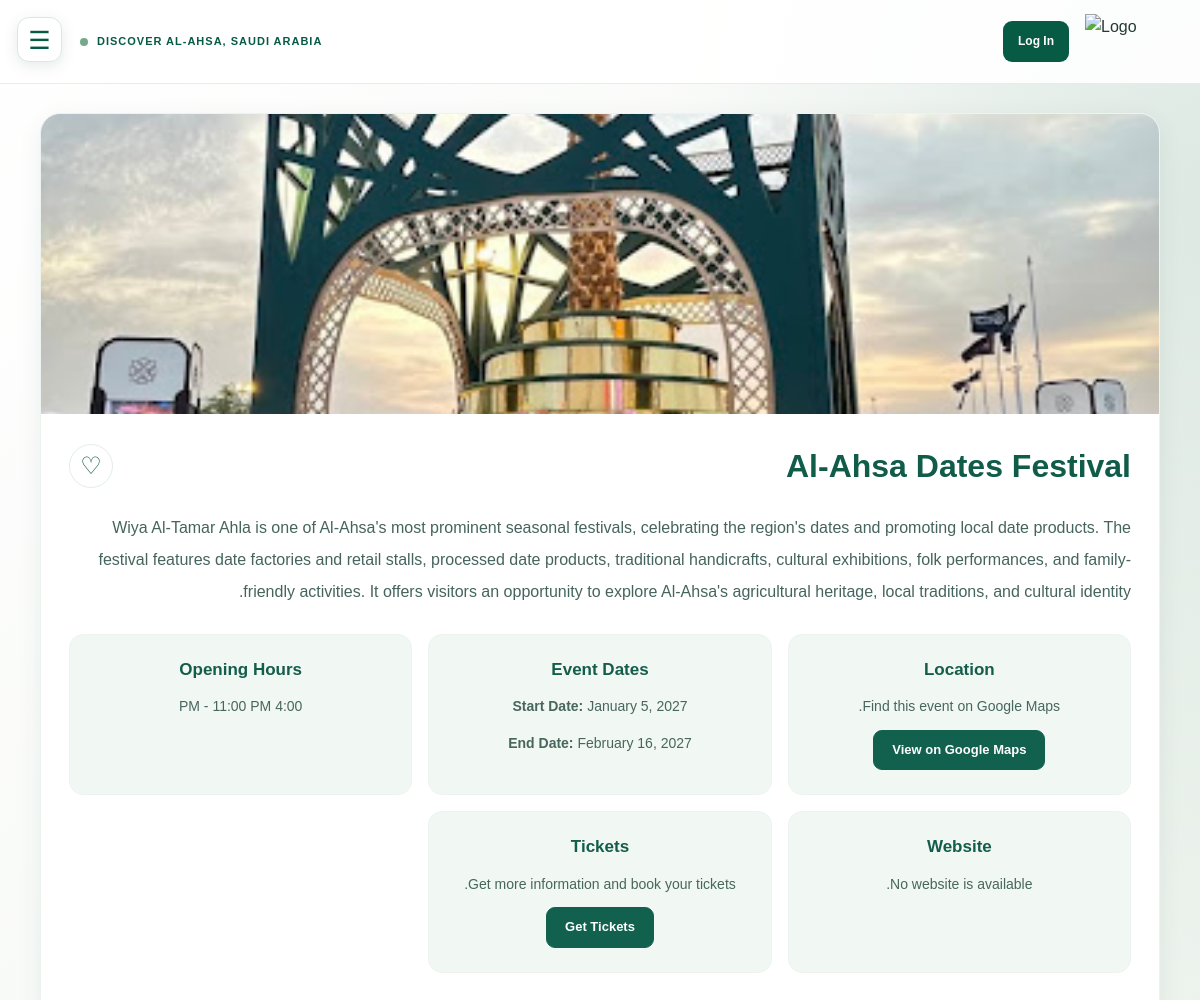
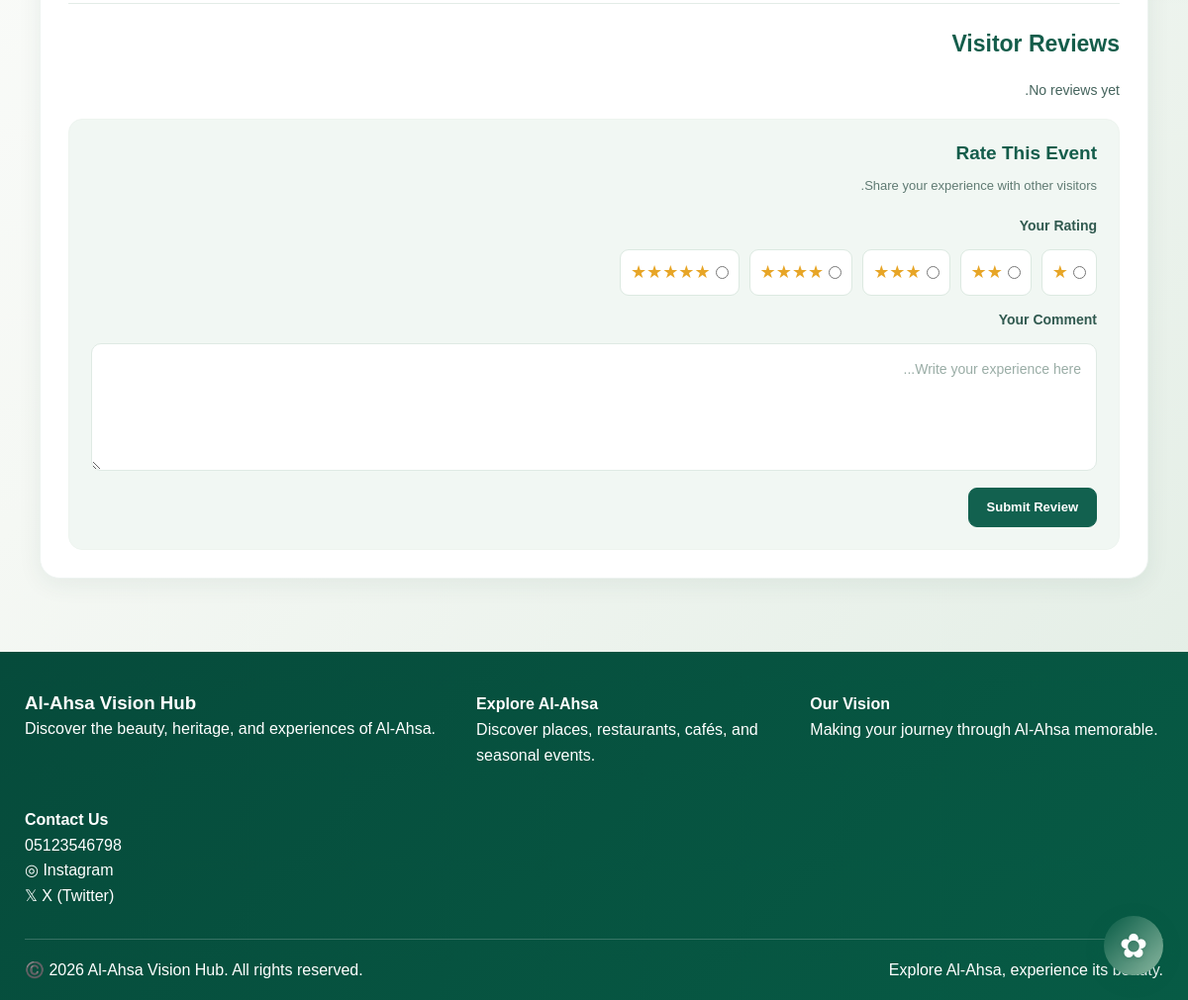
Page /season-details.php?id=79 on the committed database (2 pictures, top to bottom).
### tables this page shows
CREATE TABLE `seasonal_events` (
  `Place_ID` int(11) NOT NULL,
  `Start_Date` date NOT NULL,
  `End_Date` date NOT NULL,
  `Ticket_URL` varchar(250) DEFAULT NULL
);

CREATE TABLE `places` (
  `Place_ID` int(11) NOT NULL,
  `Name` varchar(250) NOT NULL,
  `Place_Type` varchar(30) NOT NULL,
  `Description` text DEFAULT NULL,
  `Location` varchar(250) DEFAULT NULL,
  `Image` varchar(250) DEFAULT NULL,
  `Opening_Hours` varchar(250) DEFAULT NULL,
  `Website` varchar(250) DEFAULT NULL,
  `Business_Owner_ID` int(11) DEFAULT NULL,
  `Business_Size` varchar(20) DEFAULT NULL,
  `Is_Published` tinyint(1) NOT NULL DEFAULT 0,
  `Short_Description` text DEFAULT NULL,
  `phone` varchar(20) DEFAULT NULL
);

### season-details.php (the view, shortened to what this page needs)
<?php
include 'db.php';
function e($value) {
    return htmlspecialchars((string)($value ?? ''), ENT_QUOTES, 'UTF-8');
}
function getPlaceValue($row, $names, $default = '') {
    foreach ($names as $name) {
        foreach ($row as $key => $value) {
            if (strcasecmp($key, $name) === 0) {
                return $value ?? $default;
            }
        }
    }
    return $default;
}
function formatEventDate($date) {
    $timestamp = strtotime($date);
    return $timestamp
        ? date('F j, Y', $timestamp)
        : 'Not available';
}
$placeId = filter_input(INPUT_GET, 'id', FILTER_VALIDATE_INT);
$place = null;
$reviews = [];
$averageRating = null;
$errorMessage = '';
$isFavorite = false;
if (!$placeId || $placeId < 1) {
    $errorMessage = 'Please select a valid event.';
} else {
    $stmt = $conn->prepare(
        "SELECT
            Places.*,
            seasonal_events.Start_Date,
            seasonal_events.End_Date,
            seasonal_events.Ticket_URL
         FROM Places
         INNER JOIN seasonal_events
            ON Places.Place_ID = seasonal_events.Place_ID
         WHERE Places.Place_ID = ?
         AND Places.Is_Published = 1"
    );
    if ($stmt) {
        $stmt->bind_param("i", $placeId);
        $stmt->execute();
        $result = $stmt->get_result();
        $place = $result->fetch_assoc();
    }
}
$name = $place
    ? getPlaceValue($place, ['Name', 'Place_Name'], 'Seasonal Event')
    : '';
$description = $place
    ? getPlaceValue(
        $place,
        ['Description', 'Full_Description'],
        getPlaceValue($place, ['Short_Description'])
    )
    : '';
$image = $place
    ? trim((string)getPlaceValue($place, ['Image', 'Image_Path']))
    : '';
$location = $place
    ? trim((string)getPlaceValue(
        $place,
        ['Location', 'Google_Maps_Link', 'Google_Maps_URL']
    ))
    : '';
$openingHours = $place
    ? getPlaceValue($place, ['Opening_Hours'])
    : '';
$website = $place
    ? trim((string)getPlaceValue($place, ['Website', 'Website_URL']))
    : '';
$startDate = $place
    ? getPlaceValue($place, ['Start_Date'])
    : '';
$endDate = $place
    ? getPlaceValue($place, ['End_Date'])
    : '';
$ticketURL = $place
    ? trim((string)getPlaceValue($place, ['Ticket_URL']))
    : '';
?>
<!DOCTYPE html>
<html lang="en" dir="ltr">
<head>
    <link rel="stylesheet" href="css/style.css">
</head>
<body>
    <button class="menu-button"
            onclick="toggleMenu()"
            aria-label="Open menu">
        ☰
    </button>
    <main class="home-main">
        <header class="home-topbar">
            <div class="home-location">
                <span class="location-dot"></span>
                DISCOVER AL-AHSA, SAUDI ARABIA
            </div>
            <div class="home-account-links">
                <?php if (isset($_SESSION['tourist_id'])): ?>
                    <a href="my-account.php"
                       class="home-signup"
                       id="account-button">
                        <?= htmlspecialchars($_SESSION['tourist_name'], ENT_QUOTES, 'UTF-8') ?>
                    </a>
                <?php else: ?>
                    <a href="role-selection.html"
                       class="home-signup"
                       id="account-button">
                        Log In
                    </a>
                <?php endif; ?>
                <a href="index.php" class="home-small-logo">
                    <img src="images/logo.png" alt="Logo">
                </a>
            </div>
        </header>
        <section class="home-section details-section">
            <?php if ($errorMessage !== ''): ?>
                <div class="details-container details-message">
                    <h2><?= e($errorMessage) ?></h2>
                </div>
            <?php else: ?>
                <article class="details-container">
                    <?php if ($image !== ''): ?>
                        <img
                            src="<?= e($image) ?>"
                            alt="<?= e($name) ?>"
                            class="details-image">
                    <?php endif; ?>
                    <div class="details-content">
                        <div class="details-title-row">
                            <h1 class="details-title">
                                <?= e($name) ?>
                            </h1>
                            <form method="post" class="favorite-form">
                                <button
                                    type="submit"
                                    class="favorite-button <?= $isFavorite ? 'is-favorite' : '' ?>"
                                    aria-label="<?= $isFavorite ? 'Remove from favorites' : 'Add to favorites' ?>"
                                    title="<?= $isFavorite ? 'Remove from favorites' : 'Add to favorites' ?>">
                                    <?= $isFavorite ? '♥️' : '♡' ?>
                                </button>
                            </form>
                        </div>
                        <div class="details-description">
                            <?= nl2br(e($description)) ?>
                        </div>
                        <div class="details-info">
                            <section class="details-info-card">
                                <h3>Location</h3>
                                <?php if ($location !== ''): ?>
                                    <p>Find this event on Google Maps.</p>
                                    <a
                                        href="<?= e($location) ?>"
                                        target="_blank"
                                        rel="noopener noreferrer"
                                        class="details-link">
                                        View on Google Maps
                                    </a>
                                <?php else: ?>
                                    <p>Location information is not available.</p>
                                <?php endif; ?>
                            </section>
                            <section class="details-info-card">
                                <h3>Event Dates</h3>
                                <p>
                                    <strong>Start Date:</strong>
                                    <?= e(formatEventDate($startDate)) ?>
                                </p>
                                <p>
                                    <strong>End Date:</strong>
                                    <?= e(formatEventDate($endDate)) ?>
                                </p>
                            </section>
                            <section class="details-info-card">
                                <h3>Opening Hours</h3>
                                <p>
                                    <?= $openingHours !== ''
                                        ? nl2br(e($openingHours))
                                        : 'Opening hours are not available.' ?>
                                </p>
                            </section>
                            <section class="details-info-card">
                                <h3>Website</h3>
                                <?php if ($website !== ''): ?>
                                    <a
                                        href="<?= e($website) ?>"
                                        target="_blank"
                                        rel="noopener noreferrer"
                                        class="details-link">
                                        Visit Website
                                    </a>
                                <?php else: ?>
                                    <p>No website is available.</p>
                                <?php endif; ?>
                            </section>
                            <section class="details-info-card">
                                <h3>Tickets</h3>
                                <?php if ($ticketURL !== ''): ?>
                                    <p>Get more information and book your tickets.</p>
                                    <a
                                        href="<?= e($ticketURL) ?>"
                                        target="_blank"
                                        rel="noopener noreferrer"
                                        class="details-link">
                                        Get Tickets
                                    </a>
                                <?php else: ?>
                                    <p>Ticket information is not available.</p>
                                <?php endif; ?>
                            </section>
                        </div>
                        <section class="details-reviews">
                            <h2>Visitor Reviews</h2>
                            <?php if ($averageRating !== null): ?>
                                <div class="details-rating-summary">
                                    <span class="details-stars">★</span>
                                    <strong>
                                        <?= number_format($averageRating, 1) ?>/5
                                    </strong>
                                    <span>
                                        (<?= count($reviews) ?> reviews)
                                    </span>
                                </div>
                            <?php else: ?>
                                <p class="details-rating-summary">
                                    No reviews yet.
                                </p>
                            <?php endif; ?>
                            <div class="review-form-container">
                                <h3>Rate This Event</h3>
                                <p>Share your experience with other visitors.</p>
                                <form method="post" class="review-form">
                                    <fieldset class="rating-fieldset">
                                        <legend>Your Rating</legend>
                                        <div class="rating-options">
                                            <label>
                                                <input type="radio"
                                                       name="rating"
                                                       value="1"
                                                       required>
                                                <span>★</span>
                                            </label>
                                            <label>
                                                <input type="radio"
                                                       name="rating"
                                                       value="2">
                                                <span>★★</span>
                                            </label>
                                            <label>
                                                <input type="radio"
                                                       name="rating"
                                                       value="3">
                                                <span>★★★</span>
                                            </label>
                                            <label>
                                                <input type="radio"
                                                       name="rating"
                                                       value="4">
                                                <span>★★★★</span>
                                            </label>
                                            <label>
                                                <input type="radio"
                                                       name="rating"
                                                       value="5">
                                                <span>★★★★★</span>
                                            </label>
                                        </div>
                                    </fieldset>
                                    <label for="review-comment">
                                        Your Comment
                                    </label>
                                    <textarea
                                        id="review-comment"
                                        name="comment"
                                        rows="4"
                                        maxlength="1000"
                                        placeholder="Write your experience here..."
                                        required></textarea>
                                    <button type="submit"
                                            class="details-link review-submit">
                                        Submit Review
                                    </button>
                                </form>
                            </div>
                        </section>
                    </div>
                </article>
            <?php endif; ?>
        </section>
    </main>
    <button class="chat-button"
            onclick="openAI()"
            aria-label="Open AI Assistant"
            title="AI Assistant">
    </button>
    <footer class="site-footer">
        <div class="site-footer-main">
            <div class="site-footer-brand">
                <h3>Al-Ahsa Vision Hub</h3>
                <p>
                    Discover the beauty, heritage, and experiences of Al-Ahsa.
                </p>
            </div>
            <div class="site-footer-links">
                <h4>Explore Al-Ahsa</h4>
                <p>
                    Discover places, restaurants, cafés, and seasonal events.
                </p>
            </div>
            <div class="site-footer-contact">
                <h4>Our Vision</h4>
                <p>Making your journey through Al-Ahsa memorable.</p>
            </div>
            <div class="site-footer-contact">
                <h4>Contact Us</h4>
                <p>05123546798</p>
                <p>
                    <a href="https://www.instagram.com/"
                       target="_blank"
                       rel="noopener noreferrer">
                        ◎ Instagram
                    </a>
                </p>
                <p>
                    <a href="https://x.com/"
                       target="_blank"
                       rel="noopener noreferrer">
                        𝕏 X (Twitter)
                    </a>
                </p>
            </div>
        </div>
        <div class="site-footer-bottom">
            <p>©️ 2026 Al-Ahsa Vision Hub. All rights reserved.</p>
            <p>Explore Al-Ahsa, experience its beauty.</p>
        </div>
    </footer>
</body>
</html>

### rows in the picture
seasonal_events: Place_ID.Image (picture), Place_ID.Description "Wiya Al-Tamar Ahla is one of Al-Ahsa's most prominent seasonal festivals, celebrating the region's dates and promoting local date products. The festival features date factories and retail stalls, processed date products, traditional handicrafts, cultural exhibitions, folk performances, and family-friendly activities. It offers visitors an opportunity to explore Al-Ahsa's agricultural heritage, local traditions, and cultural identity.", Start_Date "January 5, 2027", End_Date "February 16, 2027", Place_ID.Opening_Hours "4:00 PM - 11:00 PM"

### other values in the picture
$name "Al-Ahsa Dates Festival"
